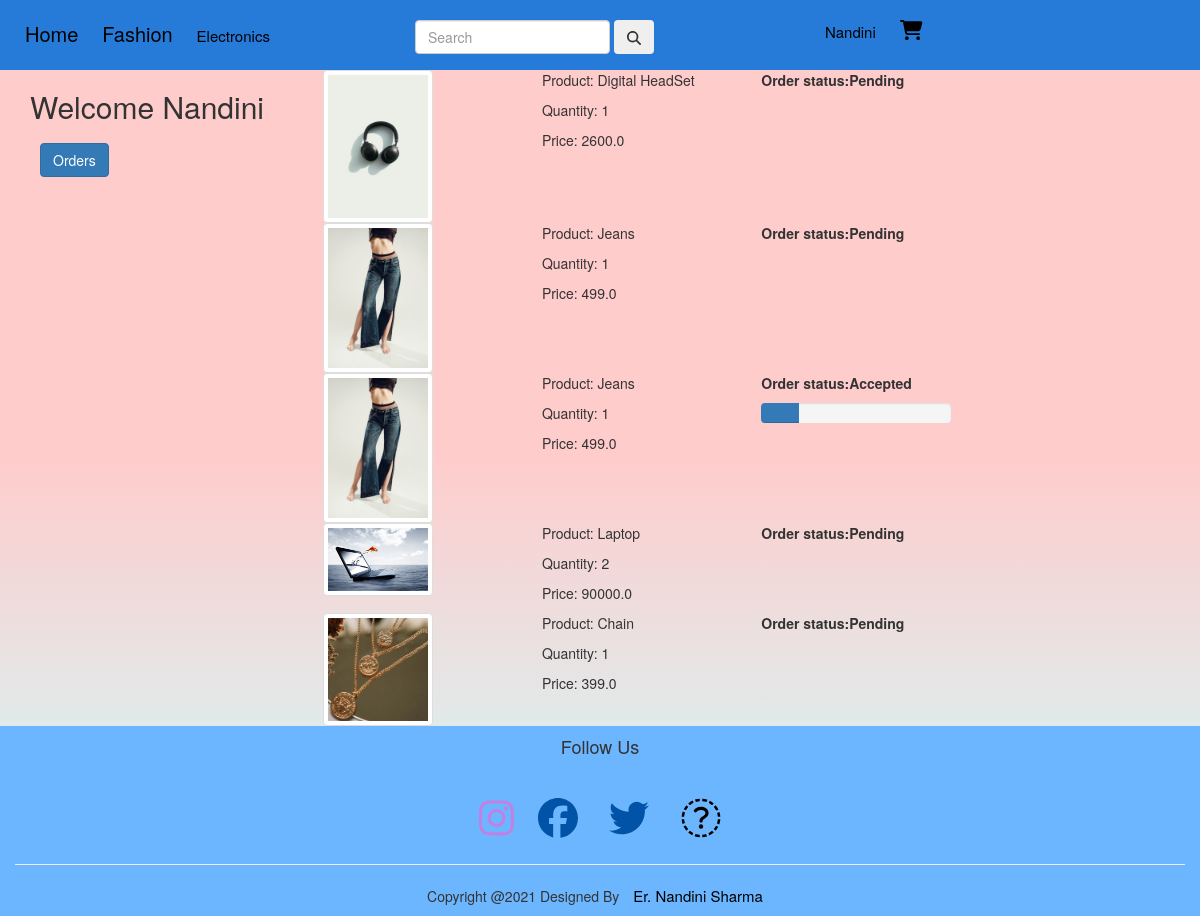
/order/ (signed in), run on the app's committed database.
### shop/models.py (models this page shows, shortened)
class OrderPlaced(models.Model):
    user = models.ForeignKey(User, on_delete=models.CASCADE)
    customer = models.ForeignKey(Customer, on_delete=models.CASCADE)
    product = models.ForeignKey(Product, on_delete=models.CASCADE)
    quantity = models.PositiveIntegerField(default=1)
    ordered_date = models.DateTimeField(auto_now_add=True)
    status = models.CharField(max_length=50, choices=STATUS_CHOICES, default='Pending')
    @property
    def total_cost(self):
     return self.quantity * self.product.discounted_price

class Product(models.Model):
    title = models.CharField(max_length=200)
    selling_price = models.CharField(max_length=200)
    discounted_price = models.FloatField()
    description = models.TextField()
    brand = models.CharField(max_length=20)
    category = models.CharField(max_length=20, choices=CATEGORY_CHOICES)
    product_image = models.ImageField(upload_to='productimg')

### shop/views.py (the view)
# urls.py: path('order/', views.order),
def order(request):
    if request.user.is_authenticated:
        op = OrderPlaced.objects.filter(user=request.user)
        return render(request, 'order.html', {'orderplaced': op})
    else:
        return HttpResponse("<script>alert('first login ');window.location.href='/login'</script>")

### shop/templates/order.html (shortened to what this page needs)
{% extends "base1.html" %}
{% block main-content %}
<div class="container">
    <div class="row">
        <div class="col-md-3">
            <h2>Welcome {{request.user|capfirst}}</h2>
            <a href="" class="btn btn-primary">Orders</a>
        </div>
        <div class="col-md-9">
            {% for op in orderplaced %}
            <div class="row">
          <div class="col-md-3">
                <img src="{{op.product.product_image.url}}" class="img-thumbnail" height="110"width="110;">
          </div>
            <div class="col-md-3" >
                <p>Product: {{op.product.title}}</p>
                <p>Quantity: {{op.quantity}}</p>
                <p>Price: {{op.total_cost}}</p>
            </div>
        <div class="col-md-3">
            <p style="font-weight:bold">Order status:{{op.status}}</p>
         {% if op.status == 'Accepted' %}
           <div class="progress">
               <div class="progress-bar bg-info" style="width:20%;background-color:;"></div>
           </div>
         {% endif %}
      </div>
        </div>
         {% endfor %}
    </div>
   </div>
</div>
{% endblock main-content %}

### shop/templates/base1.html (shortened to what this page needs)
<!DOCTYPE html>
{% load static %}
<html lang="en">
<head>
     <link href="{% static "css/all.css" %}" rel="stylesheet" media="all" />
  <link rel="stylesheet" href="https://maxcdn.bootstrapcdn.com/bootstrap/3.4.1/css/bootstrap.min.css"/>
<link href="{% static "css/styles.css" %}" rel="stylesheet" media="all" />
    <link href="{% static "css/flickity.css" %}" rel="stylesheet" media="all" />
</head>
<body style="background: linear-gradient(to top, #ccffff 0%, #ffcccc 50%);">
<div class="container-fluid" style="background-color:#267bd9;">
  <div class="row" style="margin-top:20px;">
     <div class="col-md-4 " style="min-height:50px;background-color:;">
      <a href="/" style="font-size:20px;text-decoration:none;">Home</a>
         <a href="" style="font-size:20px;text-decoration:none;">Fashion</a>
      <li class="nav-item dropdown">
        <a class="nav-link dropdown-toggle" href="#" id="navbarDropdown" role="button" data-toggle="dropdown" aria-haspopup="true" aria-expanded="false" style="text-decoration:none;">
          Electronics
        </a>
      </li>
   </div>
     <div class="col-md-4">
            <form action="/search/" method=POST class="form-inline my-2 my-lg-0">
                 <input class="form-control mr-sm-2" name="search" id="search" type="search" placeholder="Search" aria-label="Search">
                 <button class="btn btn-outline-success my-2 my-sm-0" type="submit"><i class="fa fa-search"></i></button>
            </form>
     </div>
        <div class="col-md-4" style="background-color:;">
           {% if request.user.is_authenticated %}
              <li class="nav-item dropdown">
                <a class="nav-link dropdown-toggle" href="#" id="navbarDropdown" role="button" data-toggle="dropdown" aria-haspopup="true" aria-expanded="false"style="text-decoration:none;">
                    {{request.user.username|capfirst}}
                </a>
              </li>
             <a href="/show_cart" class="nav-link text-white"style="text-decoration:none;">
                 <i class="fa fa-shopping-cart"style="font-size:20px;color:;"></i>  </a>
                    {% else %}
             <a href="/login" class=" text-white"><div class="btn btn-primary">Signin</div></a>
                <a href="{% url 'register' %}" class="text-white"><div class="btn btn-primary">Signup</div></a>
{% endif %}
        </div>
  </div>
</div>
{% block main-content %} {% endblock main-content %}
<div class="container-fluid" style="background-color:#6cb6ff;">
    <div class="row">
        <div class="col-md-4">
        </div>
    </div>
    <div class="row">
        <div class="text-center">
            <h4 >Follow Us</h4><br>
            <div style="font-size:px;background-color:;">
            <a href="" style="font-size:40px;color:#bf82e3"><i class="fab fa-instagram"></i></a>
            <a href="https://www.facebook.com/profile.php?id=100063704145410" style="font-size:40px;color:#0053a6"><i class="fab fa-facebook 5x"></i> </a>
            <a href="" style="font-size:40px;color:#0053a6"><i class="fab fa-twitter 4x"></i> </a>
            <a href="" style="font-size:40px;"><i class="fas fa-facebook"></i> </a>
            </div>
        </div>
    </div>
    <div class="row">
        <div class="col-md-12 text-center">
            <hr>
            <p style="">Copyright @2021 Designed By <a href=""style="text-decoration:none">Er. Nandini Sharma</a></p>
        </div>
    </div>
</div>
</body>
</html>

### shop/static/css/all.css (style rules this page uses)
.fa-facebook:before { content:"\f09a" }
.fa-instagram:before { content:"\f16d" }
.fa-twitter:before { content:"\f099" }

### shop/static/css/styles.css (style rules this page uses)
.dropdown { position: relative; display: inline-block; }

### shop/templates/base1.html (style rules this page uses)
a { color:black;font-size:15px; text-decoration:none; margin:10px;text-transform:; list style:none; }

### data on the page
OrderPlaced: product.product_image (picture), product "Digital HeadSet", quantity "1", total_cost "2600.0", status "Pending"
OrderPlaced: product.product_image (picture), product "Jeans", quantity "1", total_cost "499.0", status "Pending"
OrderPlaced: product.product_image (picture), product "Jeans", quantity "1", total_cost "499.0", status "Accepted"
OrderPlaced: product.product_image (picture), product "Laptop", quantity "2", total_cost "90000.0", status "Pending"
OrderPlaced: product.product_image (picture), product "Chain", quantity "1", total_cost "399.0", status "Pending"

### other printed values
{{ request.user.username|capfirst }} "Nandini"
{{ request.user|capfirst }} "Nandini"
